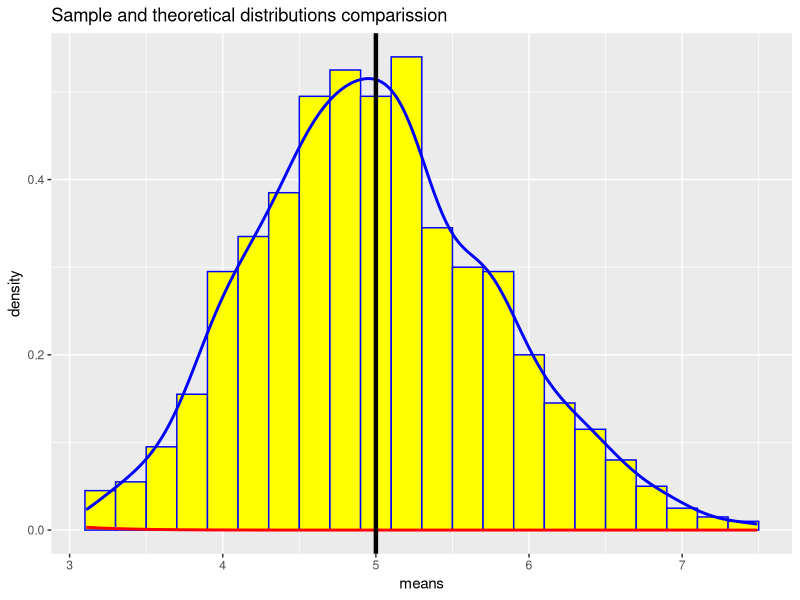

Reproduce this figure in R.
## ---- chunk 1
lambda = 0.2
exponentials = 40
simulations = 1000
## ---- chunk 2
set.seed(1)
## ---- chunk 3
means = NULL
for (i in 1 : simulations) means <- c(means, mean(rexp(exponentials,lambda)))

## ---- chunk 4
1/lambda
## ---- chunk 5
mean(means)
## ---- chunk 6
tVar <- round(((1/lambda)^2)/exponentials,3)
## ---- chunk 7
sVar <- round(var(means),3)
## ---- chunk 8
cbind(sVar,tVar)
## ---- chunk 9
library(ggplot2)

ggplot(data = as.data.frame(means), aes(x = means)) +
    ggtitle("Sample and theoretical distributions comparission") +
    geom_histogram(binwidth=0.2, aes(y=..density..),col="blue",fill="yellow") + 
    geom_density(colour="blue", size=1) + 
    stat_function(fun = dnorm, arg = list(mean = 1/lambda , sd = sqrt(tVar)),
                  colour = "red", size=1) + 
    geom_vline(xintercept = 5, size=1.5, colour="black")

